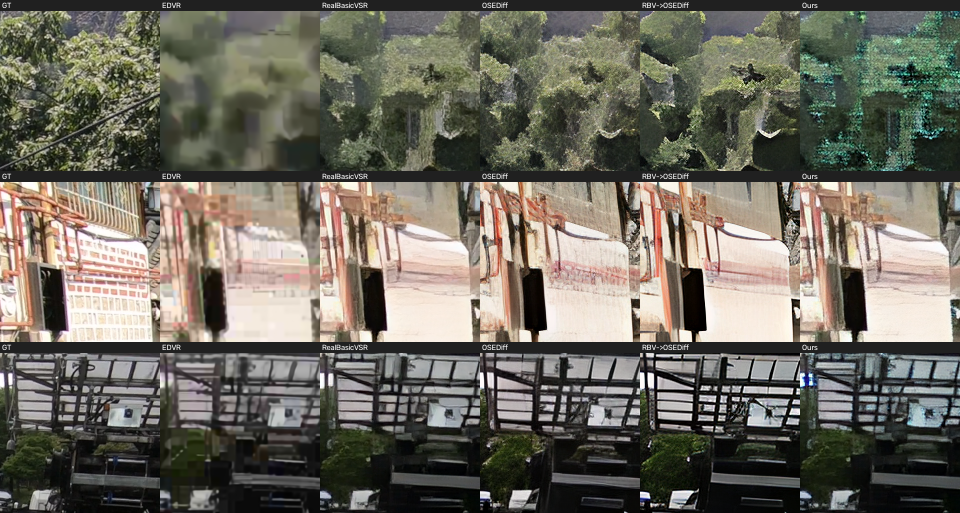
#> input picture p3/m2_stageA/results/compare_textures_m2.png, 1920 x 1026 px, given as the content of the folder /data/disk1/shared/aiaa3201/project1_video_sr/val_sharp/000, which was not available (shown at 1/2 size)
$ python p3_route_probe.py
#> lines starting #> are read from the running program, lines starting #| are printed output that depends on the picture
"""Part 3 / Direction C -- the decisive feasibility experiment.

Direction C says: compute a pixel-wise uncertainty, trust a fidelity model
(BasicVSR++) where it is confident, and a generative model where the fidelity
model is not. Before building any of that, three questions have to be answered
with numbers, and all three are cheap because the frames are already on disk:

  Q1  Is "the two models disagree" a usable proxy for "this pixel is wrong"?
      -> Spearman(disagreement, |fidelity - GT|)

  Q2  How much is there to win at all?
      -> oracle PSNR of a per-pixel min-error pick (upper bound, unattainable)
         versus the best single model (what we ship today)

  Q3  Does a trivial router capture a real fraction of that bound?
      -> route to the generative branch where disagreement > quantile q,
         measure PSNR/LPIPS of the fused frame across q, sweep q.

Run: python p3_route_probe.py 000 002 009 010 019 022 026
"""
import os, sys, glob, json
import numpy as np
import cv2
from scipy.stats import spearmanr

GT_ROOT = "/data/disk1/shared/aiaa3201/project1_video_sr/val_sharp"
EDVR = "/tmp/p2/edvr_frame"
BVSR = "/data/disk2/home/ghe270/p3/bvsrpp_frame"
OUT = "/data/disk2/home/ghe270/p3"


def gray_y(bgr):
    return cv2.cvtColor(bgr, cv2.COLOR_BGR2YCrCb)[:, :, 0].astype(np.float32)


def psnr(a, b):
    d = a.astype(np.float64) - b.astype(np.float64)
    return 10.0 * np.log10(255.0 ** 2 / max((d * d).mean(), 1e-12))


def load(clip):
#> called with clip = '000'
    gts = sorted(glob.glob(os.path.join(GT_ROOT, clip, "*.png")))
    eds = sorted(glob.glob(os.path.join(EDVR, clip, "*.png")))
    bvs = sorted(glob.glob(os.path.join(BVSR, clip, "*.png")))
    n = min(len(gts), len(eds), len(bvs))
    if n == 0:
        return None
    G = [cv2.imread(gts[i]) for i in range(n)]
#> G = 1 item
    E = [cv2.imread(eds[i]) for i in range(n)]
#> E = 1 item
    B = [cv2.imread(bvs[i]) for i in range(n)]
#> B = 1 item
    return G, E, B, n


if __name__ == "__main__":
    clips = sys.argv[1:] or ["000"]
    report = {}
    for clip in clips:
        r = load(clip)
        if r is None:
            print("skip", clip, flush=True)
            continue
        G, E, B, n = r
#> G = 1 item; E = 1 item; B = 1 item; n = 1
        psnr_b = np.mean([psnr(gray_y(B[i]), gray_y(G[i])) for i in range(n)])
#> in gray_y, `return cv2.cvtColor(bgr, cv2.COLOR_BGR2YCrCb)[:, :, 0].astype(np.float..`:
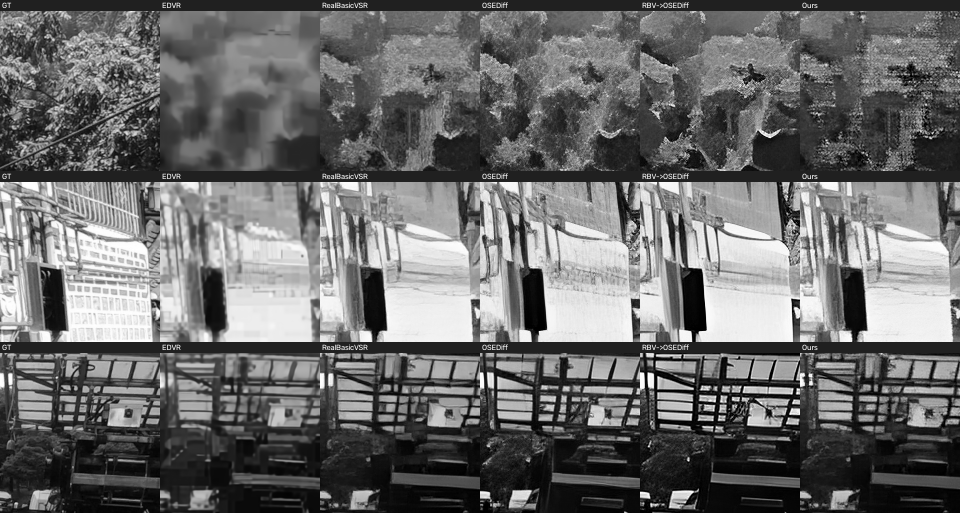
#> returned value: shape (1026, 1920) float32 (shown at 1/2 size); min 0, max 255, mean 106.6
#> in psnr, `d = a.astype(np.float64) - b.astype(np.float64)`: d: shape (1026, 1920) float64; every value is 0
#> psnr_b = 168.1
        psnr_e = np.mean([psnr(gray_y(E[i]), gray_y(G[i])) for i in range(n)])
#> psnr_e = 168.1

        # --- Q1 + Q2 on Y channel, all pixels of all frames pooled
        eB, eE, dis, orc = [], [], [], []
        for i in range(n):
            gy, by, ey = gray_y(G[i]), gray_y(B[i]), gray_y(E[i])
            eB.append(np.abs(by - gy))
            eE.append(np.abs(ey - gy))
            dis.append(np.abs(by - ey))
            orc.append(np.minimum(np.abs(by - gy), np.abs(ey - gy)))
#> after the loop, dis = 1 item; eB = 1 item; eE = 1 item; orc = 1 item
        eB, eE, dis, orc = map(np.stack, (eB, eE, dis, orc))
        sub = np.random.RandomState(0).choice(eB.size, min(400000, eB.size), replace=False)
        rho = float(spearmanr(eB.ravel()[sub], dis.ravel()[sub]).correlation)
#> rho = nan

        def p_of(err):
            return float(10.0 * np.log10(255.0 ** 2 / max((err.astype(np.float64) ** 2).mean(), 1e-12)))

        # --- Q3 router sweep (Y only; colour channels keep the fidelity branch)
        rows = []
        for q in (0.99, 0.95, 0.90, 0.80, 0.70, 0.5):
            fused_err, mask_frac = [], []
            for i in range(n):
                m = dis[i] > np.quantile(dis[i], q)
                fused_err.append(np.where(m, np.abs(gray_y(E[i]) - gray_y(G[i])),
                                          np.abs(gray_y(B[i]) - gray_y(G[i]))))
                mask_frac.append(m.mean())
            rows.append(dict(q=q, psnr=p_of(np.stack(fused_err)), routed=float(np.mean(mask_frac))))
#> m: shape (1026, 1920) bool; every value is 0
#> after the loop, rows = 6 items

        report[clip] = dict(frames=int(n),
                            psnr_bvsrpp=round(float(psnr_b), 3),
                            psnr_edvr=round(float(psnr_e), 3),
                            spearman_disagree_err=round(rho, 4),
                            oracle_upper_bound=round(p_of(orc), 3),
                            router=[{k: round(v, 4) for k, v in row.items()} for row in rows])
        print(clip, json.dumps(report[clip]), flush=True)
#> (printed output is left out)

    json.dump(report, open(os.path.join(OUT, "route_probe.json"), "w"), indent=2)
    print("OK ->", os.path.join(OUT, "route_probe.json"))

$ run again, on p3/prior_qualification/results/reds_real_c9/compare_textures.png
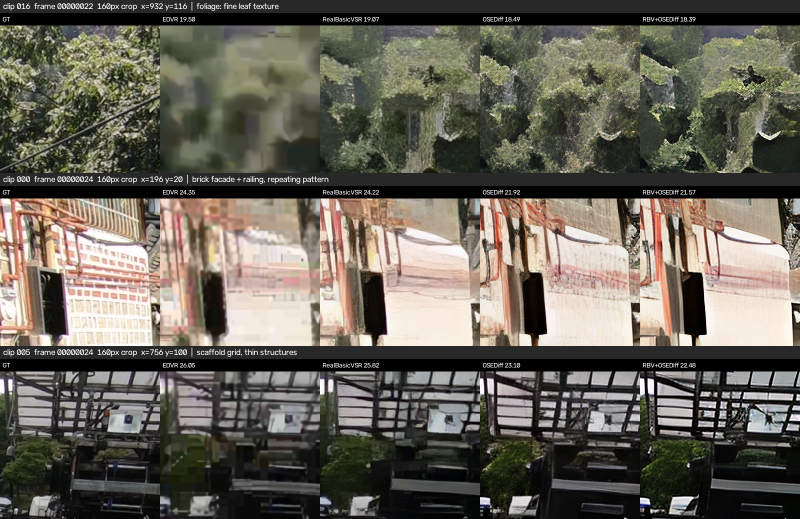
#> input picture p3/prior_qualification/results/reds_real_c9/compare_textures.png, 1600 x 1038 px, given as the content of the folder rior_qualification/results/reds_real_c9/compare_textures.png, which was not available (shown at 1/2 size)
#> in load, `G = [cv2.imread(gts[i]) for i in range(n)]`: G = 1 item
#> `G, E, B, n = r`: n = 1
#> in gray_y, `return cv2.cvtColor(bgr, cv2.COLOR_BGR2YCrCb)[:, :, 0].astype(np.float..`:
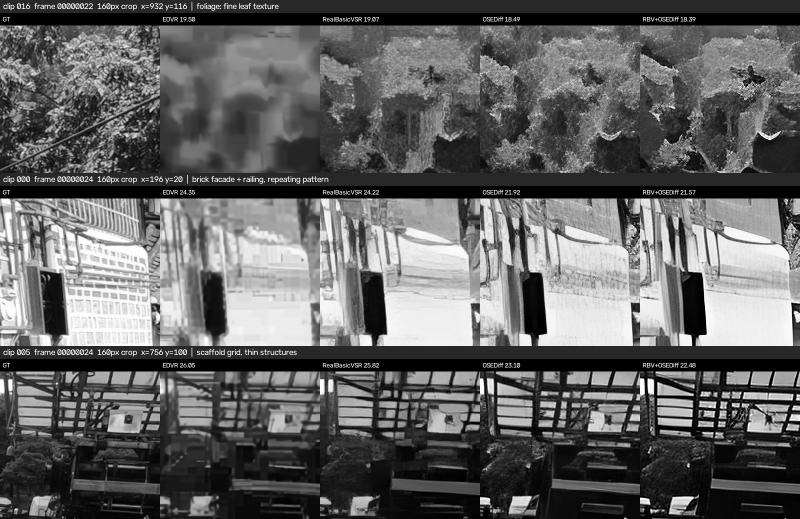
#> returned value: shape (1038, 1600) float32 (shown at 1/2 size); min 0, max 255, mean 99
#> d: shape (1038, 1600) float64; every value is 0
#> psnr_b = 168.1
#> after the loop `for i in range(n):`: dis = 1 item
#> rho = nan
#> after the loop `for q in (0.99, 0.95, 0.90, 0.80, 0.70, 0.5):`: rows = 6 items
#> (printed output is left out)
